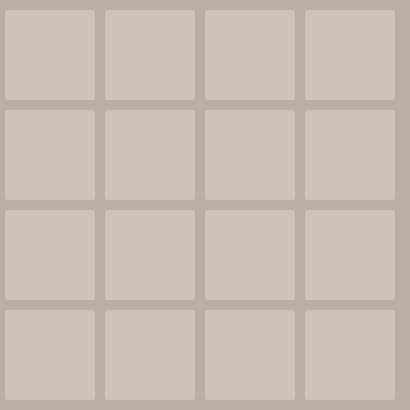
Frame 1 (no input)
Frame 60 (the mouse pressed at the canvas centre just before this capture): identical to frame 1, image omitted
Frame 120 (the mouse held since frame 60 and released just before this capture): identical to frame 1, image omitted

The Processing sketch that drew this single still picture (run headless with seeded random() and noise(); from frame 60 on, the mouse is pressed at the canvas centre):

// Processing sketch: week08_1_2048_part1_for_for_fill_rect
// ── week08_1_2048_part1_for_for_fill_rect.pde
// week08_1_2048_part1_for_for_fill_rect
void setup(){
  size(410,410); 
}
void draw(){
  background(188,174,162); // 色彩用滴管，吸範例的圖
  for(int i=0;i<4;i++){ // 對應y座標
    for(int j=0;j<4;j++){ // 對應x座標
      fill(206,194,185);
      noStroke(); // 不要有黑線外框
      rect(j*100+5,i*100+10,90,90,3); 
    }
  }
}
